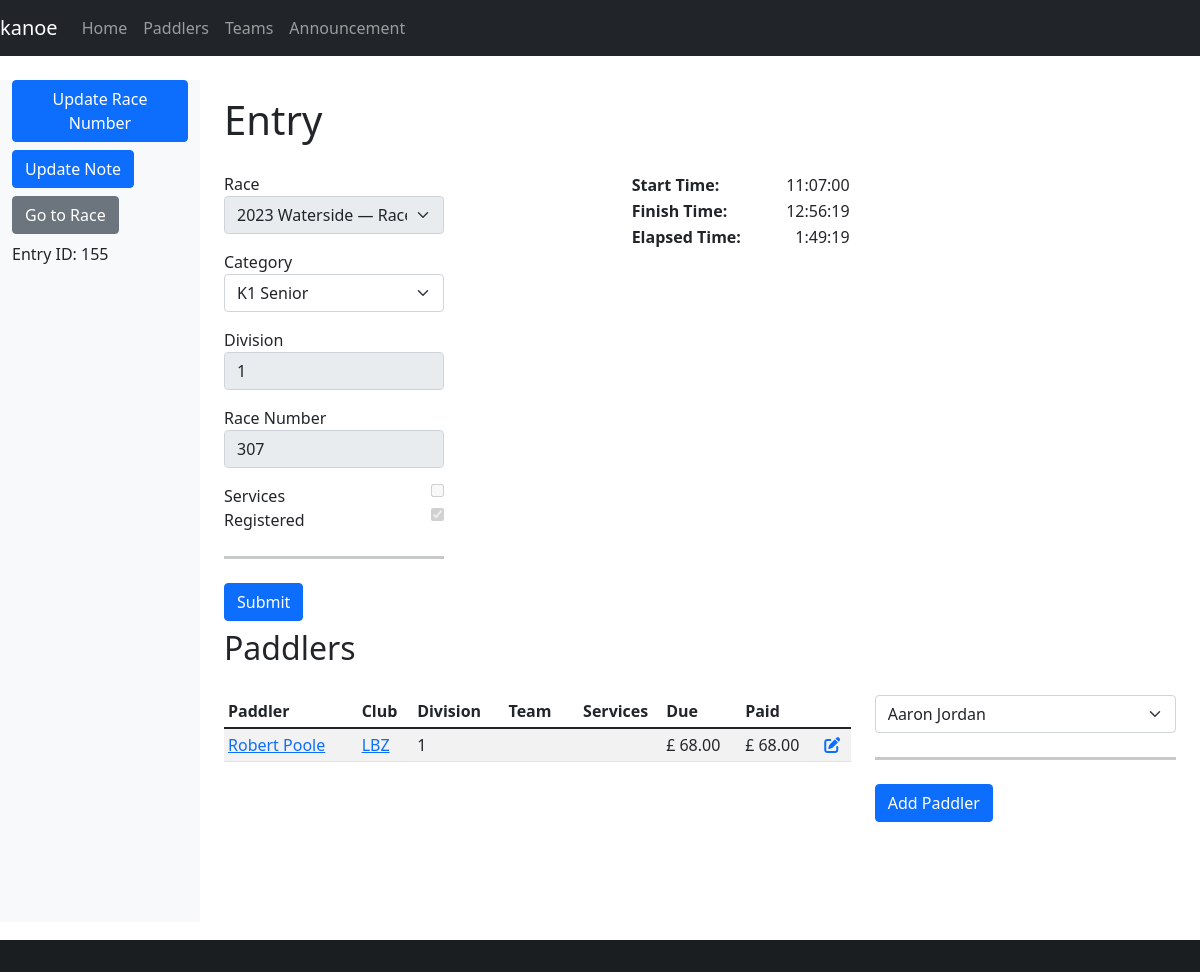
Page /entry/155 on the earlier database version.
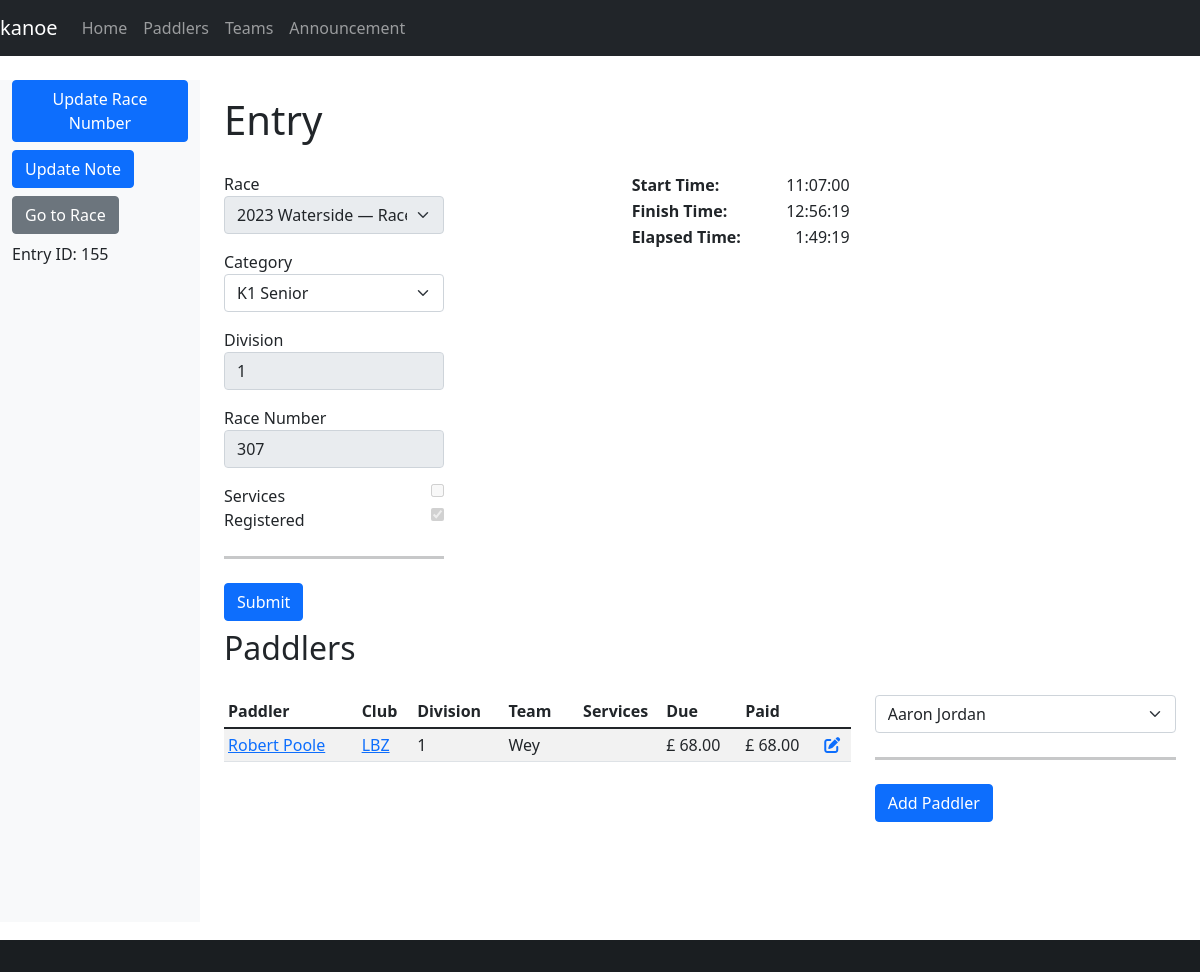
Same page on the later database version.
### database/database/entry.py (models this page shows, shortened)
class Entry(Base):
    __tablename__ = "entry"
    id = Column(Integer, primary_key=True)
    race_id = Column(Integer, ForeignKey(Race.id), index=True)
    category_id = Column(Integer, ForeignKey(Category.id), index=True)
    boat_type = Column(boat_type, index=True)
    entry_number = Column(Integer)
    online = Column(Boolean)
    series = Column(Boolean)
    series_id = Column(Integer, ForeignKey(Series.id), index=True)
    time_start = Column(String)
    time_finish = Column(String)
    time_adjustment = Column(Integer)
    registered = Column(Boolean, default=False, nullable=False)
    retired = Column(Boolean, default=False, nullable=False)
    disqualified = Column(Boolean, default=False, nullable=False)
    note = Column(Text)
    category = relationship(Category, backref="entries", lazy="joined")
    race = relationship(Race, backref="entries", lazy="joined")
    race_number = relationship("Number", secondary="number_entry", uselist=False)
    @property
    def division(self):
        if self.crews:
            divisions = [crew.paddler.division for crew in self.crews]
            divisions = [division for division in divisions if division is not None]
            if divisions:
                return min(divisions)
        return None
    @property
    def time(self):
        if self.time_start and self.time_finish:
            time_start = datetime.datetime.strptime(self.time_start, "%H:%M:%S")
            time_finish = datetime.datetime.strptime(self.time_finish, "%H:%M:%S")
            return (
                time_finish
                - time_start
                + datetime.timedelta(seconds=(self.time_adjustment or 0))
            )
        else:
            return None
    @property
    def services(self):
        services = [crew.services for crew in self.crews]
        return all(services)

### database/database/number.py (models this page shows, shortened)
class Number(Base):
    __tablename__ = "number"
    id = Column(Integer, primary_key=True)
    lost = Column(Boolean)
    def __str__(self):
        return str(self.id)

### database/database/crew.py (models this page shows, shortened)
class Crew(Base):
    __tablename__ = "crew"
    id = Column(Integer, primary_key=True)
    paddler_id = Column(Integer, ForeignKey(Paddler.id), index=True)
    club_id = Column(String(3), ForeignKey(Club.id), index=True)
    entry_id = Column(Integer, ForeignKey(Entry.id), index=True)
    team_id = Column(Integer, ForeignKey(Team.id), index=True)
    services = Column(Boolean, server_default=expression.false())
    due = Column(Numeric)
    paid = Column(Numeric)
    team = relationship(Team, backref="crews", lazy="joined")
    paddler = relationship(Paddler, backref="crews", lazy="joined")
    club = relationship("Club", backref="crews", lazy="joined")
    entry = relationship(Entry, backref="crews", lazy="joined")

### database/database/paddler.py (models this page shows, shortened)
class Paddler(Base):
    __tablename__ = "paddler"
    id = Column(Integer, primary_key=True)
    bcu = Column(Integer)  # BCU = British Canoe Union
    bcu_expiry = Column(Date)
    division = Column(Integer)
    title = Column(String)
    first = Column(String)
    middle = Column(String)
    last = Column(String)
    suffix = Column(String)
    dob = Column(Date)
    address = Column(String)
    email = Column(String)
    phone = Column(String)
    emergency_name = Column(String)
    emergency_phone = Column(String)
    @hybrid_property
    def name(self):
        name = [self.first, self.middle, self.last]
        name = list(filter(lambda item: item is not None, name))
        name = " ".join(name)
        name = name.strip()
        return name
    def __str__(self):
        return self.name

### database/database/club.py (models this page shows, shortened)
class Club(Base):
    __tablename__ = "club"
    id = Column(String(3), primary_key=True)
    name = Column(String)

### database/database/team.py (models this page shows, shortened)
class Team(Base):
    __tablename__ = "team"
    __table_args__ = (
        UniqueConstraint("name", "series_id", name="uq_team_name_series"),
    )
    id = Column(Integer, primary_key=True)
    name = Column(String)
    team_type_id = Column(Integer, ForeignKey(TeamType.id), nullable=False)
    series_id = Column(Integer, ForeignKey(Series.id), index=True, nullable=False)
    type = relationship(TeamType, backref="teams")
    series = relationship(Series, backref="teams", lazy="joined")
    def __str__(self):
        return self.name

### kanoe/views/entry.py (the view, shortened to what this page needs)
@blueprint.route("/entry/<entry_id>", methods=("GET", "POST"))
@blueprint.route("/entry/", defaults={"entry_id": None}, methods=("GET", "POST"))
@login_required
def entry(entry_id):
    entry = session.query(db.Entry).get(entry_id)
    races = session.query(db.Race).all()
    paddlers = (
        session.query(db.Paddler).order_by(db.Paddler.first, db.Paddler.last).all()
    )
    categories = session.query(db.Category).all()
    return render_template(
        "entry.j2",
        entry=entry,
        categories=categories,
        races=races,
        paddlers=paddlers,
    )

### database/database/category.py (called while the page is built)
    def __str__(self):
        return self.label

    def __eq__(self, other):
        return self.label == other

### database/database/race.py (called while the page is built)
    def __str__(self):
        return "%s (%s)" % (self.name, self.date)

### kanoe/templates/entry.j2 (shortened to what this page needs)
{% extends "base-fluid.j2" %}
{% from "macros.j2" import find_value %}
{% block content %}
<h1>Entry</h1>
<div class="row">
  <div class="col-md-3">
    <form method="post">
      <div>
        <div class="mb-3">
          <label for="race">Race</label>
          <select class="form-select" class="form-control" id="race_id" name="race_id" {% if entry %} disabled{% endif
            %}>
            {% for race in races %}
            <option value="{{ race.id }}" {% if entry.race==race %} selected{% endif %}>{{ race }}</option>
            {% endfor %}
          </select>
        </div>
        <div class="mb-3">
          <label for="race">Category</label>
          <select class="form-select" class="form-control" id="category_id" name="category_id">
            {% for category in categories %}
            <option value="{{ category.id }}" {% if (entry.category==category) %} selected{% endif %}>{{ category }}
            </option>
            {% endfor %}
          </select>
        </div>
        <div class="mb-3">
          <label for="division">Division</label>
          <input type="number" class="form-control" disabled
            value="{{ find_value(request.form['division'], entry.division) }}">
        </div>
        <div class="mb-3">
          <label for="division">Race Number</label>
          <input type="number" class="form-control" disabled value="{{ entry.race_number }}">
        </div>
        <div>
          <label for="services">Services</label>
          <input type="checkbox" disabled{% if entry.services %} checked{% endif %} style="float: right;">
        </div>
        <div>
          <label for="registered">Registered</label>
          <input type="checkbox" disabled{% if entry.registered %} checked{% endif %} style="float: right;">
        </div>
      </div>
      <hr class="my-4">
      <button type="submit" class="btn btn-primary">Submit</button>
    </form>
  </div>
  <div class="col-md-3 offset-md-2">
    <table style="width: 100%;">
      <tr>
        <th>Start Time:</th>
        <td style="text-align: right;">{% if entry.time_start %}{{ entry.time_start }}{% else %}--:--:--{% endif %}</td>
      </tr>
      <tr>
        <th>Finish Time:</th>
        <td style="text-align: right;">{% if entry.time_finish %}{{ entry.time_finish }}{% else %}--:--:--{% endif %}
        </td>
      </tr>
      <tr>
        <th>Elapsed Time:</th>
        <td style="text-align: right;">{% if entry.time %}{{ entry.time }}{% else %}--:--:--{% endif %}</td>
      </tr>
    </table>
  </div>
</div>
{% if entry %}
<h2 class="mt-2">Paddlers</h2>
<div class="row">
  <div class="col-md-8">
    <div class="table-responsive">
      <table class="table table-striped table-sm">
        <thead>
          <tr>
            <th scope="col">Paddler</th>
            <th scope="col">Club</th>
            <th scope="col">Division</th>
            <th scope="col">Team</th>
            <th scope="col" class="services">Services</th>
            <th scope="col">Due</th>
            <th scope="col">Paid</th>
            <th scope="col"></th>
          </tr>
        </thead>
        <tbody>
          {% for crew in entry.crews %}
          <tr>
            <td><a href="{{ url_for('kanoe.paddler', paddler_id=crew.paddler.id) }}">{{ crew.paddler.name }}</a></td>
            <td><a href="{{ url_for('kanoe.club', club_id=crew.club.id) }}">{{ crew.club.id }}</a></td>
            <td>{{ crew.paddler.division }}</td>
            <td>{{ crew.team or "" }}</td>
            <td class="services">{% if crew.services %}<i class="fas fa-check"></i>{% endif %}</td>
            <td>{% if crew.due %}{{ "£ %.2f"|format(crew.due) }}{% endif %}</td>
            <td>{% if crew.paid %}{{ "£ %.2f"|format(crew.paid) }}{% endif %}</td>
            <td><a href="{{ url_for('kanoe.crew', crew_id=crew.id) }}"><i class="fas fa-edit"></i></a></td>
          </tr>
          {% endfor %}
        </tbody>
      </table>
    </div>
  </div>
  <div class="col-md-4">
    <form method="post">
      <select class="form-select" class="form-control" id="paddler" name="paddler_id">
        {% for paddler in paddlers %}
        <option value="{{ paddler.id }}">{{ paddler }}</option>
        {% endfor %}
      </select>
      <hr class="my-4">
      <button type="submit" class="btn btn-primary">Add Paddler</button>
    </form>
  </div>
</div>
{% endif %}
{% endblock %}
{% block sidebar %}
{% include 'sidebar-entry.j2' %}
{% endblock %}

### kanoe/templates/base-fluid.j2 (shortened to what this page needs)
<!doctype html>
<html lang="en">
<head>
    {% block head %}
    {% include 'common/load-css.j2' %}
    {% endblock %}
</head>
<body>
    <header>
        {% include 'common/navbar.j2' %}
    </header>
    <div class="container-fluid">
        <div class="row">
            <nav class="col-md-2 d-none d-md-block bg-light sidebar">
                <div class="sidebar-sticky">
                    {% block sidebar %}
                    {% endblock %}
                </div>
            </nav>
            <main role="main" class="col-md-9 ml-sm-auto col-lg-10 pt-3 px-4">
                {% block content %}
                {% endblock %}
            </main>
        </div>
    </div>
    <footer>
        {% include 'common/footer.j2' %}
    </footer>
</body>
</html>

### kanoe/templates/macros.j2
{% macro find_value(form, variable) -%}
{% if form %}{{ form }}{% else %}{% if variable and variable is not none %}{{ variable }}{% endif %}{%
endif %}
{%- endmacro -%}

### kanoe/templates/common/load-css.j2
<link rel="stylesheet" type="text/css" href="/css/bootstrap-5.1.3.min.css">
<link rel="stylesheet" type="text/css" href="/css/styles.css">
{% include 'common/load-css-font-awesome.j2' %}

### kanoe/templates/common/load-css-font-awesome.j2
<link rel="stylesheet" type="text/css" href="/css/font-awesome-all-6.2.0.min.css">

### kanoe/templates/common/navbar.j2 (shortened to what this page needs)
<nav class="navbar navbar-expand-md navbar-dark fixed-top bg-dark">
    <a class="navbar-brand" href="{{ url_for('kanoe.races') }}">kanoe</a>
    <div class="collapse navbar-collapse" id="navbarsExampleDefault">
        <ul class="navbar-nav mr-auto">
            <li class="nav-item active">
                <a class="nav-link" href="{{ url_for('kanoe.races') }}">Home</a>
            </li>
            {% if session["user"] or config['LOGIN_DISABLED'] %}
            <li class="nav-item active">
                <a class="nav-link" href="{{ url_for('kanoe.paddlers') }}">Paddlers</a>
            </li>
            <li class="nav-item active">
                <a class="nav-link" href="{{ url_for('kanoe.teams') }}">Teams</a>
            </li>
            <li class="nav-item active">
                <a class="nav-link" href="{{ url_for('kanoe.announcement') }}">Announcement</a>
            </li>
            {% endif %}
        </ul>
    </div>
</nav>

### kanoe/templates/sidebar-entry.j2 (shortened to what this page needs)
<ul class="nav flex-column">
    <li class="nav-item mb-2">
        <a href="{{ url_for('kanoe.number_update', entry_id=entry.id) }}" class="btn btn-primary">Update Race Number</a>
    </li>
    <li class="nav-item mb-2">
        <a href="{{ url_for('kanoe.entry_note_update', entry_id=entry.id) }}" class="btn btn-primary">Update Note</a>
    </li>
    {% if entry.race %}
    <li class="nav-item mb-2">
        <a href="{{ url_for('kanoe.race', race_id=entry.race.id) }}" class="btn btn-secondary">Go to Race</a>
    </li>
    {% endif %}
</ul>
{% if entry.id %}
<p>Entry ID: {{ entry.id }}</p>
{% endif %}

### kanoe/templates/common/footer.j2
<div class="footer fixed-bottom mt-auto bg-dark text-center text-white">
  <div class="text-center p-3" style="background-color: rgba(0, 0, 0, 0.2);">
  </div>
</div>

### kanoe/static/css/styles.css (style rules this page uses)
:root { --colour-yellow: #fed00c; --colour-yellow-muted: #ffe269; }
body { padding-top: 60px; }
main { margin-bottom: 100px }
.row > * { margin-top: 20px; }
footer { margin-top: 50px }
hr { height: 3px !important; }
td.services, th.services { text-align: center; }
nav.sidebar ul > li.nav-item { margin-bottom: 0.5rem !important; }

Differences in the rows shown:
changed Crew "Robert Poole": name (not shown) → "Wey"
